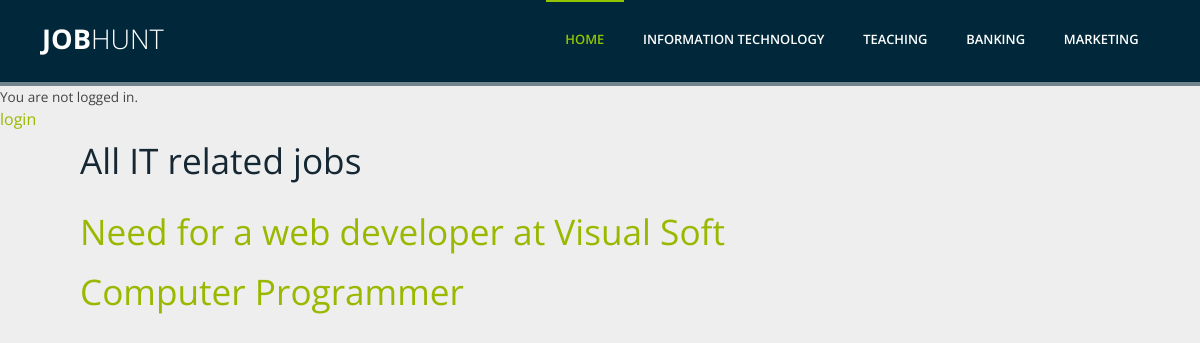
Page /category/it/ on the earlier database version.
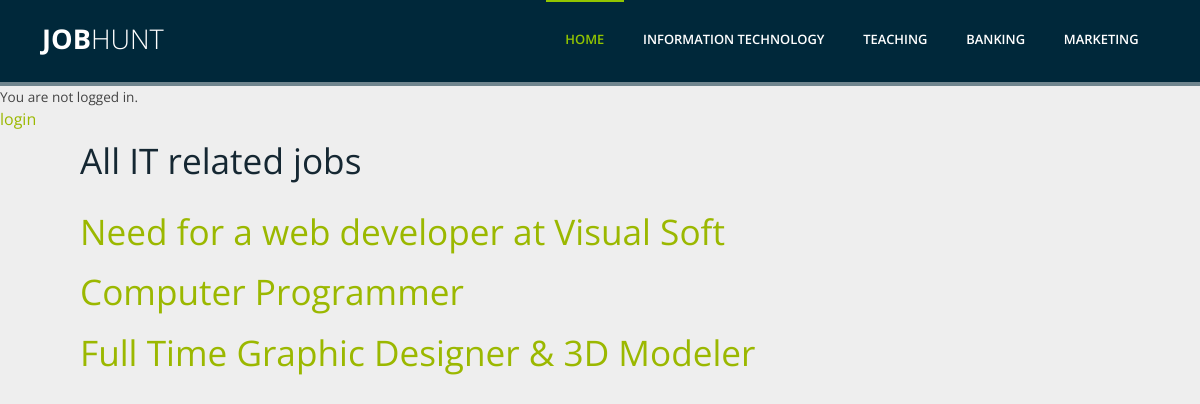
Same page on the later database version.
### project/models.py (models this page shows, shortened)
class Post(models.Model):
	title = models.CharField(max_length=500)
	detail = models.TextField()
	category_choices = (
		('IT','IT'),
		('teaching','Teaching'),
		('banking','Banking'),
		('marketing','Marketing'),
	)
	category=models.CharField(max_length=20,choices=category_choices,default='IT',)
	salary = models.IntegerField()
	location=models.CharField(max_length=200,default='islamabad',)
	contact=models.CharField(max_length=200,default='000-0000000',)
	email=models.CharField(max_length=200,default='abc@mail.com',)

### project/views.py (the view)
# urls.py: path('category/it/',views.IT.as_view(),name='it'),
class IT(ListView):
	model=Post
	template_name='it.html'

### templates/it.html
{% extends 'base.html' %}
{% block content %}
<h2 style="padding-left: 80px; padding-bottom:10px;"> All IT related jobs </h2>
	{% for post in object_list %}
	{% ifequal post.category 'IT' %}
	<div class="post-entry" style="margin-top: 15px;
	margin-bottom: 10px;
	margin-right: 150px;
	margin-left: 80px;">
		<h2><a href="{% url 'job_detail_it' post.pk %}">{{ post.title }}</a></h2>
	</div>
	{% endifequal %}
	{% endfor %}
{% endblock content %}

Differences in the rows shown:
added Post: title "Full Time Graphic Designer & 3D Modeler"
